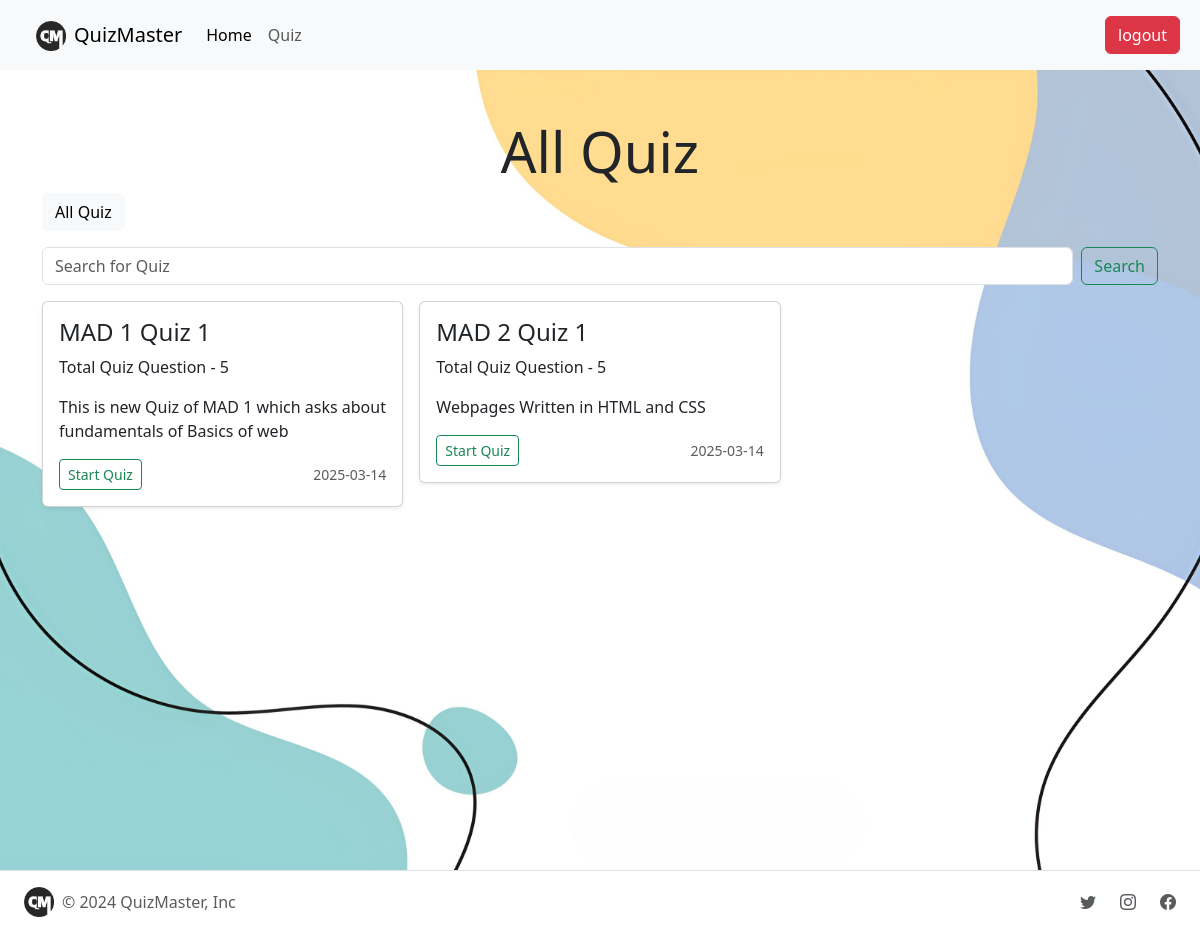
/all-quiz (signed in), run on the app's committed database.
### app/models.py (models this page shows)
class Quiz(db.Model):
    __tablename__ = 'quiz'
    id = db.Column(db.Integer, primary_key=True)
    quiz_title = db.Column(db.String(80), nullable=False)
    chapter_id = db.Column(db.Integer, db.ForeignKey('chapter.id', ondelete="CASCADE"), nullable=False)
    date_of_quiz = db.Column(db.Date, nullable=False)
    time_duration = db.Column(db.Integer, nullable=False)
    total_questions = db.Column(db.Integer, nullable=False)
    remarks = db.Column(db.String(120))
    scores = db.relationship('Scores', backref='quiz', cascade="all, delete-orphan")
    questions = db.relationship('Questions', backref='quiz', cascade="all, delete-orphan")

### app/routes.py (the view)
@main.route("/all-quiz", methods=["GET", "POST"])
def quiz():
    if session.get('logged_in'):
        user = User.query.filter_by(username=session.get('username')).first()
    else:
        user = None
    all_quizzes = Quiz.query.all()
    if request.method == "GET":
        return render_template("quiz.html", logged_in=session.get('logged_in'), username=session.get('username'), current_user=user, all_quizzes=all_quizzes)
    elif request.method == "POST":
        search_query = request.form.get('search', '')
        results = Quiz.query.filter(Quiz.quiz_title.ilike(f'%{search_query}%')).all()
        return render_template("quiz.html", logged_in=session.get('logged_in'), username=session.get('username'), current_user=user, all_quizzes=results)

### app/templates/quiz.html (shortened to what this page needs)
<!DOCTYPE html>
<html lang="en">
<head>
  <link href="https://cdn.jsdelivr.net/npm/bootstrap@5.3.3/dist/css/bootstrap.min.css" rel="stylesheet"
>
  <link href="https://cdn.jsdelivr.net/npm/bootstrap-icons/font/bootstrap-icons.css" rel="stylesheet">
</head>
<body>
  <nav class="navbar navbar-expand-lg bg-body-tertiary">
    <div class="container-fluid">
      <a class="navbar-brand ms-4" href="{{url_for('main.index')}}">
        <img src="{{ url_for('static', filename='images/logo-rmbg.png') }}" alt="Logo" width="30" height="30"
          class="d-inline-block align-text-top me-2">QuizMaster</a>
      <div class="collapse navbar-collapse" id="navbarSupportedContent">
        <ul class="navbar-nav me-auto mb-2 mb-lg-0">
          <li class="nav-item">
            <a class="nav-link active" aria-current="page" href="{{url_for('main.index')}}">Home</a>
          </li>
          <li class="nav-item">
            <a class="nav-link" href="#">Quiz</a>
          </li>
        </ul>
        {% if logged_in %}
        <a href="{{url_for('main.logout')}}" class="btn btn-danger m-2">logout</a>
        {% else %}
        <a href="{{url_for('main.login')}}" class="btn btn-primary m-2">Login</a>
        {% endif %}
      </div>
    </div>
  </nav>
  <div class="main-section container-fluid py-5">
    <h1 class="display-4 text-center">All Quiz</h1>
    <div class="container">
    <div class="d-flex">
      <a href="{{url_for('main.quiz')}}" class="btn btn-light me-3">All Quiz</a>
    </div>
    <form class="d-flex my-3" role="search" action="{{url_for('main.quiz')}}" method="POST">
      <input name="search" class="form-control me-2" type="search" placeholder="Search for Quiz" aria-label="Search">
      <button class="btn btn-outline-success" type="submit">Search</button>
    </form>
  </div>
  <div class="container">
    <div class="row row-cols-1 row-cols-sm-2 row-cols-md-3 g-3">
      {% for quiz in all_quizzes %}
      <div class="col">
        <div class="card shadow-sm">
          <div class="card-body">
            <h4>{{ quiz.quiz_title }}</h4>
            <p class="card-text">Total Quiz Question - {{ quiz.total_questions }}</p>
            <p class="card-text">{{quiz.remarks}}</p>
            <div class="d-flex justify-content-between align-items-center">
              <div class="btn-group">
                <a {% if logged_in %} href="{{ url_for('main.start_quiz', quiz_id=quiz.id) }}" {% else %} href="{{ url_for('main.quiz') }}" {% endif %}
                class="btn btn-sm btn-outline-success"> Start Quiz</a>
              </div>
              <small class="text-body-secondary">{{quiz.date_of_quiz}}</small>
            </div>
          </div>
        </div>
      </div>
      {% endfor %}
    </div>
  </div>
</div>
  <footer class="d-flex flex-wrap justify-content-between align-items-center py-3 border-top">
    <div class="col-md-4 d-flex align-items-center">
      <a href="/" class="mb-3 me-2 mb-md-0 text-body-secondary text-decoration-none lh-1">
        <img src="{{ url_for('static', filename='images/logo-rmbg.png') }}" class="image-fluid ms-4" width="30" height="30" alt="">
      </a>
      <span class="mb-3 mb-md-0 text-body-secondary">© 2024 QuizMaster, Inc</span>
    </div>
    <ul class="nav col-md-4 justify-content-end list-unstyled d-flex">
      <li class="ms-3"><a class="text-body-secondary" href="#"><i class="bi bi-twitter me-2"></i></a></li>
      <li class="ms-3"><a class="text-body-secondary" href="#"><i class="bi bi-instagram me-2"></i></a></li>
      <li class="ms-3"><a class="text-body-secondary" href="#"><i class="bi bi-facebook me-4"></i></a></li>
    </ul>
  </footer>
</body>
</html>

### app/templates/quiz.html (style rules this page uses)
.main-section { animation: fadeIn 0.3s ease-in-out; background: url('static/quiz.jpg'); background-position: center; min-height: 100vh; background-size: cover; }

### data on the page
Quiz: quiz_title "MAD 1 Quiz 1", total_questions "5", remarks "This is new Quiz of MAD 1 which asks about fundamentals of Basics of web", date_of_quiz "2025-03-14"
Quiz: quiz_title "MAD 2 Quiz 1", total_questions "5", remarks "Webpages Written in HTML and CSS", date_of_quiz "2025-03-14"
